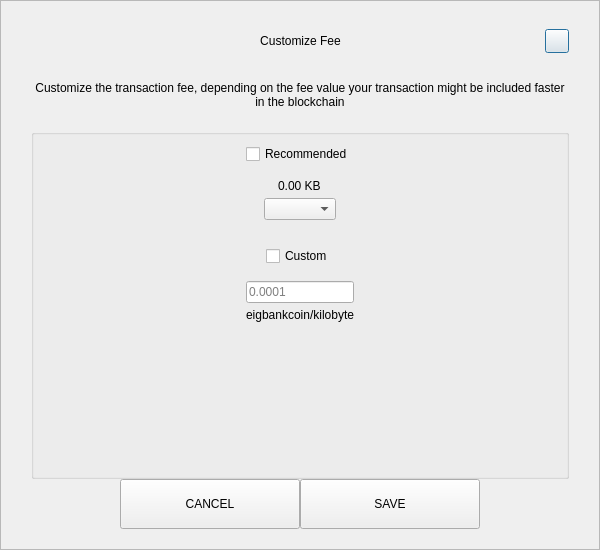
<?xml version="1.0" encoding="UTF-8"?>
<ui version="4.0">
 <class>SendCustomFeeDialog</class>
 <widget class="QDialog" name="SendCustomFeeDialog">
  <property name="geometry">
   <rect>
    <x>0</x>
    <y>0</y>
    <width>600</width>
    <height>550</height>
   </rect>
  </property>
  <property name="windowTitle">
   <string>Form</string>
  </property>
  <layout class="QVBoxLayout" name="verticalLayout_3">
   <property name="spacing">
    <number>0</number>
   </property>
   <property name="leftMargin">
    <number>0</number>
   </property>
   <property name="topMargin">
    <number>0</number>
   </property>
   <property name="rightMargin">
    <number>0</number>
   </property>
   <property name="bottomMargin">
    <number>0</number>
   </property>
   <item>
    <widget class="QFrame" name="frame">
     <property name="styleSheet">
      <string notr="true"/>
     </property>
     <property name="frameShape">
      <enum>QFrame::StyledPanel</enum>
     </property>
     <property name="frameShadow">
      <enum>QFrame::Raised</enum>
     </property>
     <layout class="QVBoxLayout" name="verticalLayout_2">
      <property name="spacing">
       <number>0</number>
      </property>
      <property name="leftMargin">
       <number>30</number>
      </property>
      <property name="topMargin">
       <number>20</number>
      </property>
      <property name="rightMargin">
       <number>30</number>
      </property>
      <property name="bottomMargin">
       <number>20</number>
      </property>
      <item>
       <layout class="QHBoxLayout" name="horizontalLayout_3">
        <property name="spacing">
         <number>0</number>
        </property>
        <item>
         <spacer name="horizontalSpacer_21">
          <property name="orientation">
           <enum>Qt::Horizontal</enum>
          </property>
          <property name="sizeHint" stdset="0">
           <size>
            <width>40</width>
            <height>20</height>
           </size>
          </property>
         </spacer>
        </item>
        <item>
         <widget class="QLabel" name="labelTitle">
          <property name="minimumSize">
           <size>
            <width>0</width>
            <height>40</height>
           </size>
          </property>
          <property name="maximumSize">
           <size>
            <width>16777215</width>
            <height>40</height>
           </size>
          </property>
          <property name="styleSheet">
           <string notr="true">padding-left:24px;</string>
          </property>
          <property name="text">
           <string>Customize Fee</string>
          </property>
          <property name="alignment">
           <set>Qt::AlignCenter</set>
          </property>
          <property name="margin">
           <number>7</number>
          </property>
         </widget>
        </item>
        <item>
         <spacer name="horizontalSpacer">
          <property name="orientation">
           <enum>Qt::Horizontal</enum>
          </property>
          <property name="sizeHint" stdset="0">
           <size>
            <width>40</width>
            <height>20</height>
           </size>
          </property>
         </spacer>
        </item>
        <item>
         <widget class="QPushButton" name="btnEsc">
          <property name="minimumSize">
           <size>
            <width>24</width>
            <height>24</height>
           </size>
          </property>
          <property name="maximumSize">
           <size>
            <width>24</width>
            <height>24</height>
           </size>
          </property>
          <property name="text">
           <string/>
          </property>
         </widget>
        </item>
       </layout>
      </item>
      <item>
       <spacer name="verticalSpacer_2">
        <property name="orientation">
         <enum>Qt::Vertical</enum>
        </property>
        <property name="sizeType">
         <enum>QSizePolicy::Fixed</enum>
        </property>
        <property name="sizeHint" stdset="0">
         <size>
          <width>20</width>
          <height>20</height>
         </size>
        </property>
       </spacer>
      </item>
      <item>
       <widget class="QLabel" name="labelMessage">
        <property name="text">
         <string>Customize the transaction fee, depending on the fee value your transaction might be included faster in the blockchain</string>
        </property>
        <property name="alignment">
         <set>Qt::AlignCenter</set>
        </property>
        <property name="wordWrap">
         <bool>true</bool>
        </property>
       </widget>
      </item>
      <item>
       <spacer name="verticalSpacer_3">
        <property name="orientation">
         <enum>Qt::Vertical</enum>
        </property>
        <property name="sizeType">
         <enum>QSizePolicy::Fixed</enum>
        </property>
        <property name="sizeHint" stdset="0">
         <size>
          <width>20</width>
          <height>20</height>
         </size>
        </property>
       </spacer>
      </item>
      <item>
       <widget class="QGroupBox" name="groupBox">
        <property name="title">
         <string/>
        </property>
        <layout class="QVBoxLayout" name="verticalLayout">
         <property name="leftMargin">
          <number>12</number>
         </property>
         <property name="rightMargin">
          <number>12</number>
         </property>
         <item>
          <layout class="QVBoxLayout" name="verticalLayout_4">
           <property name="spacing">
            <number>5</number>
           </property>
           <item alignment="Qt::AlignHCenter">
            <widget class="QCheckBox" name="checkBoxRecommended">
             <property name="text">
              <string>Recommended</string>
             </property>
            </widget>
           </item>
           <item>
            <spacer name="verticalSpacer_5">
             <property name="orientation">
              <enum>Qt::Vertical</enum>
             </property>
             <property name="sizeType">
              <enum>QSizePolicy::Fixed</enum>
             </property>
             <property name="sizeHint" stdset="0">
              <size>
               <width>20</width>
               <height>10</height>
              </size>
             </property>
            </spacer>
           </item>
           <item alignment="Qt::AlignHCenter">
            <widget class="QLabel" name="labelFee">
             <property name="text">
              <string>0.00 KB</string>
             </property>
            </widget>
           </item>
           <item alignment="Qt::AlignHCenter">
            <widget class="QComboBox" name="comboBoxRecommended"/>
           </item>
          </layout>
         </item>
         <item>
          <spacer name="verticalSpacer">
           <property name="orientation">
            <enum>Qt::Vertical</enum>
           </property>
           <property name="sizeType">
            <enum>QSizePolicy::Fixed</enum>
           </property>
           <property name="sizeHint" stdset="0">
            <size>
             <width>20</width>
             <height>20</height>
            </size>
           </property>
          </spacer>
         </item>
         <item>
          <layout class="QVBoxLayout" name="verticalLayout_5">
           <property name="spacing">
            <number>5</number>
           </property>
           <item alignment="Qt::AlignHCenter">
            <widget class="QCheckBox" name="checkBoxCustom">
             <property name="text">
              <string>Custom</string>
             </property>
            </widget>
           </item>
           <item>
            <spacer name="verticalSpacer_6">
             <property name="orientation">
              <enum>Qt::Vertical</enum>
             </property>
             <property name="sizeType">
              <enum>QSizePolicy::Fixed</enum>
             </property>
             <property name="sizeHint" stdset="0">
              <size>
               <width>20</width>
               <height>10</height>
              </size>
             </property>
            </spacer>
           </item>
           <item alignment="Qt::AlignHCenter">
            <widget class="QLineEdit" name="lineEditCustomFee">
             <property name="placeholderText">
              <string notr="true">0.0001</string>
             </property>
            </widget>
           </item>
           <item alignment="Qt::AlignHCenter">
            <widget class="QLabel" name="labelCustomFee">
             <property name="text">
              <string>eigbankcoin/kilobyte</string>
             </property>
            </widget>
           </item>
          </layout>
         </item>
         <item>
          <spacer name="verticalSpacer_4">
           <property name="orientation">
            <enum>Qt::Vertical</enum>
           </property>
           <property name="sizeHint" stdset="0">
            <size>
             <width>20</width>
             <height>40</height>
            </size>
           </property>
          </spacer>
         </item>
        </layout>
       </widget>
      </item>
      <item>
       <layout class="QHBoxLayout" name="horizontalLayout" stretch="1,2,2,1">
        <item>
         <spacer name="horizontalSpacer1">
          <property name="orientation">
           <enum>Qt::Horizontal</enum>
          </property>
          <property name="sizeHint" stdset="0">
           <size>
            <width>40</width>
            <height>20</height>
           </size>
          </property>
         </spacer>
        </item>
        <item>
         <widget class="QPushButton" name="btnCancel">
          <property name="minimumSize">
           <size>
            <width>180</width>
            <height>50</height>
           </size>
          </property>
          <property name="focusPolicy">
           <enum>Qt::NoFocus</enum>
          </property>
          <property name="text">
           <string>CANCEL</string>
          </property>
         </widget>
        </item>
        <item>
         <widget class="QPushButton" name="btnSave">
          <property name="minimumSize">
           <size>
            <width>180</width>
            <height>50</height>
           </size>
          </property>
          <property name="focusPolicy">
           <enum>Qt::NoFocus</enum>
          </property>
          <property name="text">
           <string>SAVE</string>
          </property>
         </widget>
        </item>
        <item>
         <spacer name="horizontalSpacer_2">
          <property name="orientation">
           <enum>Qt::Horizontal</enum>
          </property>
          <property name="sizeHint" stdset="0">
           <size>
            <width>40</width>
            <height>20</height>
           </size>
          </property>
         </spacer>
        </item>
       </layout>
      </item>
     </layout>
    </widget>
   </item>
  </layout>
 </widget>
 <resources/>
 <connections/>
</ui>
